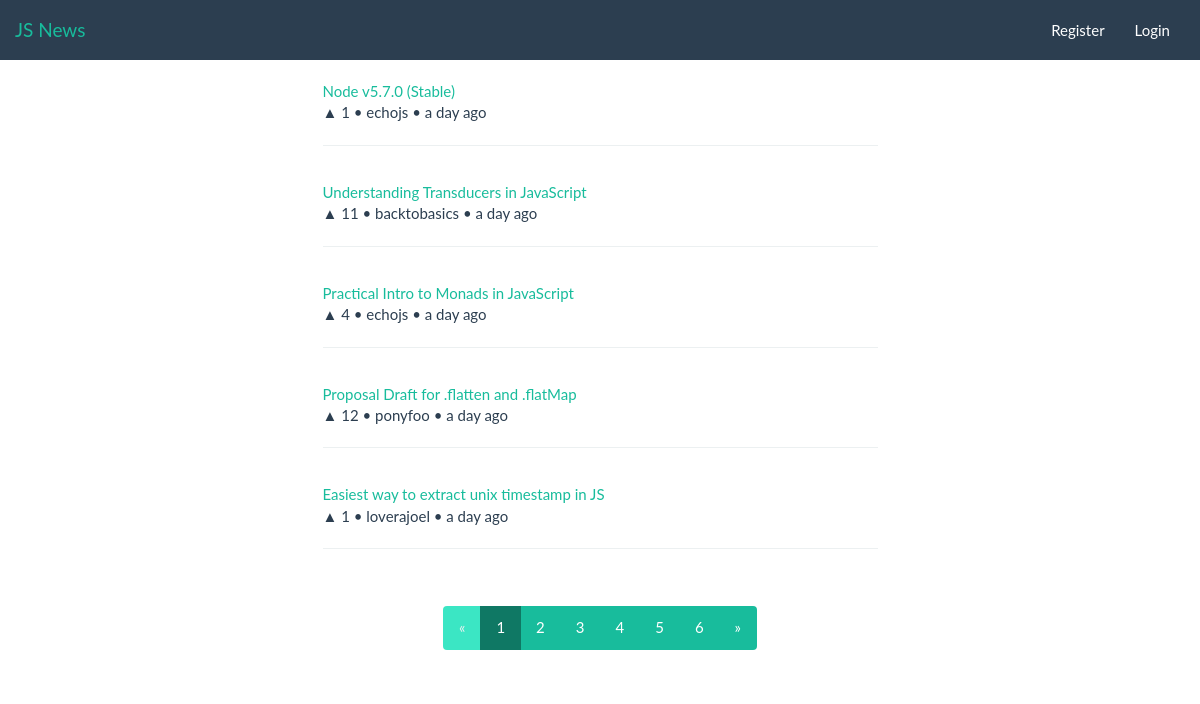
The page / on the database its author committed.
### articles/models.py (models this page shows, shortened)
class Article(models.Model):
    url = models.CharField(max_length=1000)
    title = models.CharField(max_length=1000)
    username = models.CharField(max_length=100)
    up = models.IntegerField(default=0, editable=False)
    down = models.IntegerField(default=0, editable=False)
    comments = models.IntegerField(default=0, editable=False)
    created_time = models.DateTimeField(editable=False)
    visited_time = models.DateTimeField(null=True, blank=True, editable=False)
    bookmarked_time = models.DateTimeField(null=True, blank=True, editable=False)

### articles/views.py (the view)
# urls.py: url(r'^$', views.index, name='index'),
def index(request):
    latest_article_list = Article.objects.order_by('-created_time')
    paginator = Paginator(latest_article_list, 5)
    page = request.GET.get('page')
    try:
        articles = paginator.page(page)
    except PageNotAnInteger:
        articles = paginator.page(1)
    except EmptyPage:
        articles = paginator.page(paginator.num_pages)
    for article in articles.object_list:
        article.created_time = article.created_time.strftime("%Y-%m-%dT%H:%M:%S")
    return render(request, 'articles/index.html', {
        'articles': articles,
        'paginator': paginator
    })

### articles/templates/articles/index.html (shortened to what this page needs)
{% extends 'base.html' %}
{% block content %}
    <div class="container">
        <div class="row articles-container">
            {% if articles %}
                {% for article in articles %}
                    <article class="col-md-6 col-md-offset-3">
                        <a href="{{ article.url }}/">{{ article.title }}</a>
                        <p>
                            &#x25B2; {{ article.up }}
                            &#x2022; {{ article.username }}
                            &#x2022; <span class="created_time">{{ article.created_time }}</span>
                        </p>
                        <hr>
                    </article>
                {% endfor %}
                <div class="col-md-6 col-md-offset-3 text-center">
                    <ul class="pagination">
                        {% if articles.has_previous %}
                            <li><a href="?page={{ articles.previous_page_number }}">&laquo;</a></li>
                        {% else %}
                            <li class="disabled"><a href="#">&laquo;</a></li>
                        {% endif %}
                        {% for i in paginator.page_range %}
                            {% if articles.number == i %}
                                <li class="active"><a href="?page={{ i }}">{{ i }}</a></li>
                            {% else %}
                                <li><a href="?page={{ i }}">{{ i }}</a></li>
                            {% endif %}
                        {% endfor %}
                        {% if articles.has_next %}
                            <li><a href="?page={{ articles.next_page_number }}">&raquo;</a></li>
                        {% else %}
                            <li class="disabled"><a href="#">&raquo;</a></li>
                        {% endif %}
                    </ul>
                </div>
            {% else %}
                <p>No articles are available.</p>
            {% endif %}
        </div>
    </div>
{% endblock %}

### articles/templates/base.html (shortened to what this page needs)
{% load staticfiles %}
<!DOCTYPE html>
<html>
    <head>
        <link href="{% static 'css/bootstrap.min.css' %}" rel="stylesheet">
        <link href="{% static 'css/main.css' %}" rel="stylesheet">
    </head>
    <body>
        <nav class="navbar navbar-default">
            <div class="container-fluid">
                <div class="navbar-header">
                    <a class="navbar-brand" href="/">JS News</a>
                </div>
                <div class="collapse navbar-collapse" id="bs-example-navbar-collapse-1">
                    {% if user.is_authenticated %}
                        <ul class="nav navbar-nav navbar-right">
                            <li class="dropdown">
                                <a href="#" class="dropdown-toggle" data-toggle="dropdown" role="button" aria-expanded="false">
                                    {{ user.username }}
                                    <span class="caret"></span>
                                </a>
                                <ul class="dropdown-menu" role="menu">
                                    <li>
                                        <a href="#">Profile</a>
                                    </li>
                                    <li class="divider"></li>
                                    <li>
                                        <a href="/logout">Logout</a>
                                    </li>
                                </ul>
                            </li>
                        </ul>
                    {% else %}
                        <ul class="nav navbar-nav navbar-right">
                            <li><a href="/register">Register</a></li>
                            <li><a href="/login">Login</a></li>
                        </ul>
                    {% endif %}
                </div>
            </div>
        </nav>
        {% block content %}
        {% endblock %}
    </body>
</html>

### articles/static/css/main.css (style rules this page uses)
article { padding-bottom: 1em; }
.navbar { border-radius: 0 }

### rows shown on the page
Article: title "Node v5.7.0 (Stable)", up "1", username "echojs"
Article: title "Understanding Transducers in JavaScript", up "11", username "backtobasics"
Article: title "Practical Intro to Monads in JavaScript", up "4", username "echojs"
Article: title "Proposal Draft for .flatten and .flatMap", up "12", username "ponyfoo"
Article: title "Easiest way to extract unix timestamp in JS", up "1", username "loverajoel"

### other values the page prints
{{ i }} "1"
{{ i }} "2" "3" "4" "5" "6"
